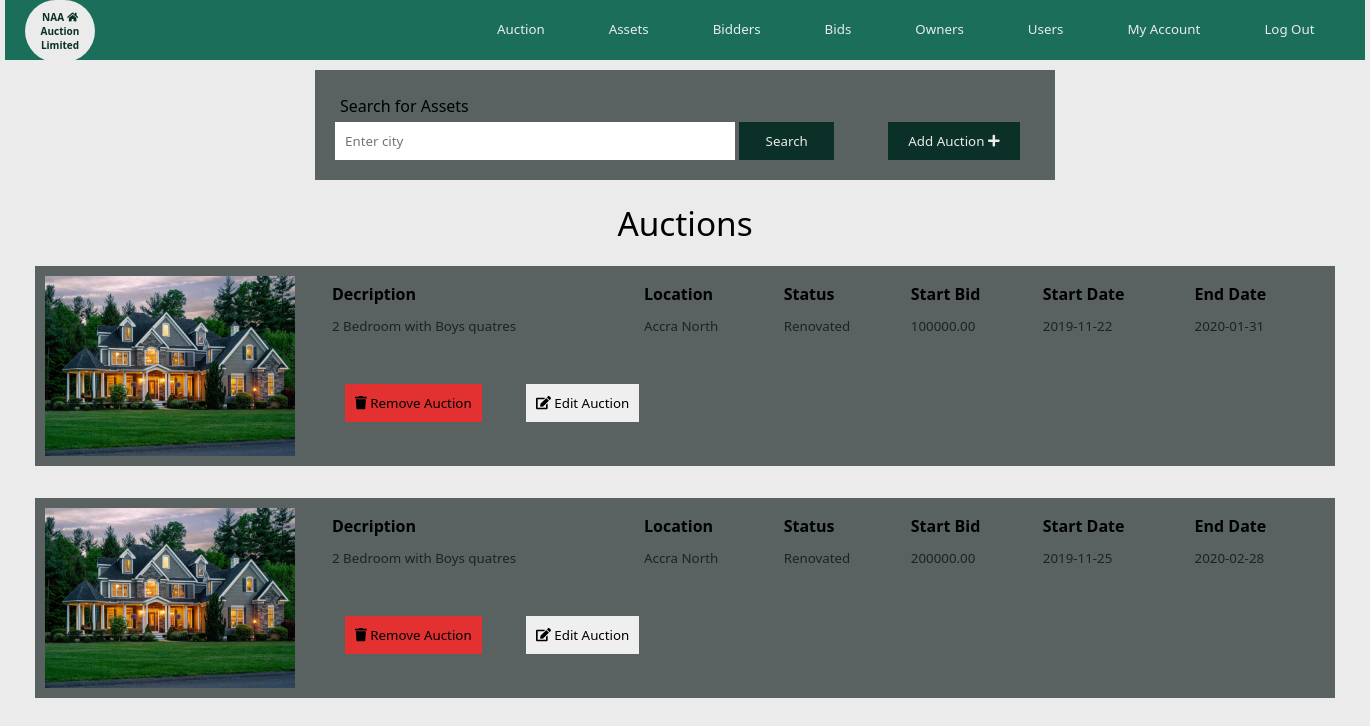
The app's page /admin/auction.php (signed in) with its own data.
### tables this page shows
CREATE TABLE IF NOT EXISTS `auction` (
  `auctionid` int(11) NOT NULL AUTO_INCREMENT,
  `startdate` date NOT NULL,
  `enddate` date NOT NULL,
  `startprice` float(10,2) NOT NULL,
  `username` varchar(200) NOT NULL,
  `propertyid` int(11) NOT NULL,
  `soldstatus` varchar(200) NOT NULL,
  PRIMARY KEY (`auctionid`),
  KEY `username` (`username`),
  KEY `propertyid` (`propertyid`)
);

CREATE TABLE IF NOT EXISTS `property` (
  `propertyid` int(11) NOT NULL AUTO_INCREMENT,
  `description` varchar(200) NOT NULL,
  `location` varchar(200) NOT NULL,
  `documents` blob NOT NULL,
  `documentsname` varchar(200) NOT NULL,
  `image1` blob NOT NULL,
  `image1name` varchar(200) NOT NULL,
  `image2` blob NOT NULL,
  `image2name` varchar(200) NOT NULL,
  `buildingstatus` varchar(200) NOT NULL,
  `dateuploaded` date NOT NULL,
  `verification` varchar(200) NOT NULL,
  `ownerid` int(11) NOT NULL,
  PRIMARY KEY (`propertyid`),
  KEY `ownerid` (`ownerid`)
);

### admin/auction.php (the view, shortened to what this page needs)
<?php
include("../connection.php");
  if(isset($_GET['page'])){
    $page = $_GET['page'];
  }
  else{
    $page = 1;
  }
  $num_per_page = 10;
  $start_from = ($page-1)*10;
  $query = "select * from property p, auction a where a.propertyid = p.propertyid limit $start_from,$num_per_page";
  $result = mysqli_query($conn, $query);
  ?>
<!DOCTYPE html>
<html lang="en" dir="ltr">
  <head>
    <link rel="stylesheet" href="css/maincss.css">
    <link rel="stylesheet" type="text/css" href="css/all.css">
  </head>
  <body>
      <?php include('includes/header.php'); ?>
      <div class="search">
        <form class="" action="search.php" method="post">
          <h4>Search for Assets</h4>
          <input type="search" name="searchname" placeholder="Enter city">
          <input type="submit" name="search" value="Search">
          <button type="button" name="button"> <a href="addauction.php">Add Auction <i class="fa fa-plus"> </i></a></button>
        </form>
      </div>
      <h5>Auctions</h5>
      <?php
        while($row = mysqli_fetch_array ($result)){
      ?>
      <div class="auction">
        <div class="picture">
          <img src="../images/<?php echo $row['image1']; ?>" alt=""/>
        </div>
        <div class="description">
          <table>
            <thead>
              <th>Decription</th>
              <th>Location</th>
              <th>Status</th>
              <th>Start Bid</th>
              <th>Start Date</th>
              <th>End Date</th>
            </thead>
            <tbody>
              <tr>
                <td><?php echo $row['description']; ?></td>
                <td><?php echo $row['location']; ?></td>
                <td><?php echo $row['buildingstatus']; ?></td>
                <td><?php echo $row['startprice']; ?></td>
                <td><?php echo $row['startdate']; ?></td>
                <td><?php echo $row['enddate']; ?></td>
              </tr>
            </tbody>
          </table>
          <br>
          <button type="button" name="button" class="red"><i class="fas fa-trash"></i><a href="delete.php?aid=<?php echo $row['auctionid']; ?>"> Remove Auction </a></button>
          <button type="button" name="button"><i class="fas fa-edit"></i> <a href="editauction.php?aid=<?php echo $row['auctionid']; ?>">Edit Auction</a></button>
                </div>
        <div class="clear">
          <br>
        </div>
      <?php } ?>
      </div>
  </body>
</html>

### admin/css/maincss.css (style rules this page uses)
:root { --green:#1a6e5a; --dgreen:#0a3027; --grey:#596161; --ash:#202121; --light:#ebebeb; }
* { margin: 0px; padding: 0px; font-family: Segoe UI; list-style: none; text-decoration: none; }
.clear { clear: both; }
body { width: 1360px; margin: 0px auto; background: var(--light); }
.search { width: 700px; background: var(--grey); margin:10px auto; padding: 20px; }
.search input { border: none; padding: 10px; }
.search input[type=search] { width: 400px; }
.search input[type=submit] { width: 95px; color: var(--light); background: var(--dgreen); }
.search h4 { font-weight: normal; margin: 5px; }
.search button { border: none; padding: 10px; margin-left: 50px; background: var(--dgreen); }
.search button a { text-decoration: none; color: var(--light); padding: 10px; }
.auction { width: 1300px; height: 200px; background: var(--grey); margin: 10px auto; }
h5 { font-size: 25pt; padding: 10px; text-align: center; font-weight: lighter; }
.picture img { width: 250px; height: 180px; padding: 10px; float: left; }
.description { width: 700px; height: 180px; float: left; padding: 10px; margin-left: 10px; }
.description table { width: 1000px; text-align: left; }
.description table thead th { font-weight: bold; font-size: 12pt; padding: 5px; }
.description table thead th:first-child { width: 300px; }
table tbody tr td { padding: 5px; font-size: 10pt; color: var(--ash); }
.auction button { padding: 10px; margin: 20px; border: none; }
.auction button a { color: black; }
.red { background: #e33030; }

### admin/css/all.css (style rules this page uses)
.fa-edit:before { content: "\f044"; }
.fa-plus:before { content: "\f067"; }
.fa-trash:before { content: "\f1f8"; }

### records on screen
auction: propertyid.image1 (picture), propertyid.description "2 Bedroom with Boys quatres", propertyid.location "Accra North", propertyid.buildingstatus "Renovated", startprice "100000.00", startdate "2019-11-22", enddate "2020-01-31"
auction: propertyid.image1 (picture), propertyid.description "2 Bedroom with Boys quatres", propertyid.location "Accra North", propertyid.buildingstatus "Renovated", startprice "200000.00", startdate "2019-11-25", enddate "2020-02-28"
